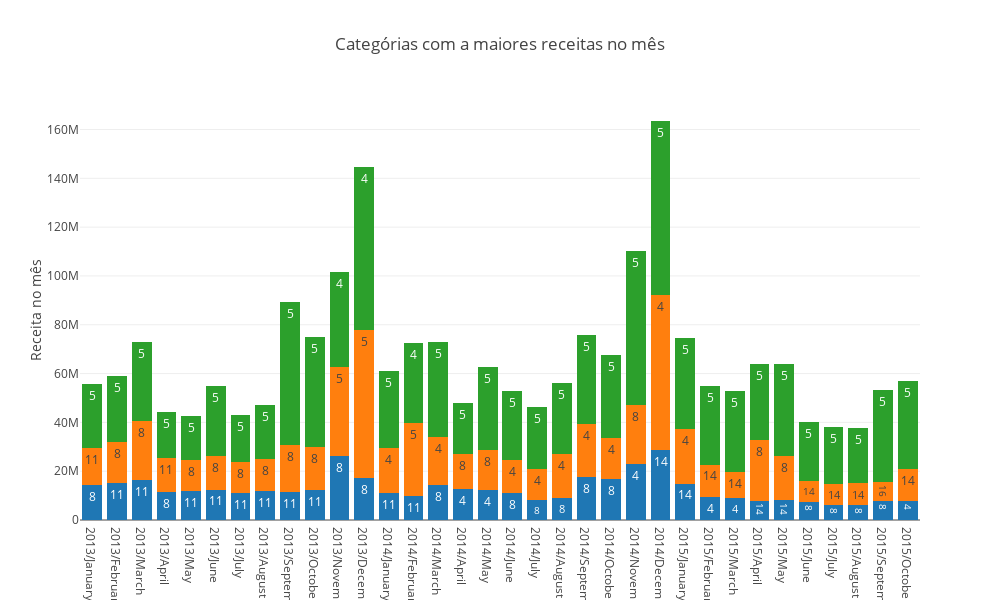

Write notebook code for a chart like this one.
### Code cell
trace = [go.Bar(
                x=date_range,
                y=item_cnt_value[i, :],
                text=category_id[i, :],
                textposition = 'auto', 
                hoverinfo='x+y',
                showlegend=False,

                )
    
        for i in range(n_largest)]

layout = go.Layout( yaxis = dict(title='Receita no mês'),
                    title='Categórias com a maiores receitas no mês',
                    barmode='stack',
                    width=1000,
                    height=600,
                  )

fig = go.Figure(data=trace, layout=layout)

iplot(fig)

### Figure 1 — Plotly figure (JSON) as saved in the notebook; plotly's stock layout.template omitted (floating-point values rounded to 4 significant figures)
{"data": [{"hoverinfo": "x+y", "showlegend": false, "text": [8, 11, 11, 8, 11, 11, 11, 11, 11, 11, 8, 8, 11, 11, 8, 4, 4, 8, 8, 8, 8, 8, 4, 14, 14, 4, 4, 14, 14, 8, 8, 8, 8, 4], "textposition": "auto", "type": "bar", "uid": "0c3209f6-57c5-4ed0-acfb-a45b674c525f", "x": ["2013/January", "2013/February", "2013/March", "2013/April", "2013/May", "2013/June", "2013/July", "2013/August", "2013/September", "2013/October", "2013/November", "2013/December", "2014/January", "2014/February", "2014/March", "2014/April", "2014/May", "2014/June", "2014/July", "2014/August", "2014/September", "2014/October", "2014/November", "2014/December", "2015/January", "2015/February", "2015/March", "2015/April", "2015/May", "2015/June", "2015/July", "2015/August", "2015/September", "2015/October"], "y": [14360000.0, 15050000.0, 16370000.0, 11630000.0, 11760000.0, 12470000.0, 11080000.0, 11700000.0, 11570000.0, 12230000.0, 26250000.0, 17110000.0, 11170000.0, 9935000.0, 14150000.0, 12820000.0, 12150000.0, 10950000.0, 8198000.0, 9097000.0, 17810000.0, 16780000.0, 22760000.0, 28600000.0, 14870000.0, 9499000.0, 8878000.0, 7860000.0, 8031000.0, 7448000.0, 6067000.0, 5945000.0, 7765000.0, 7582299]}, {"hoverinfo": "x+y", "showlegend": false, "text": [11, 8, 8, 11, 8, 8, 8, 8, 8, 8, 5, 5, 4, 5, 4, 8, 8, 4, 4, 4, 4, 4, 8, 4, 4, 14, 14, 8, 8, 14, 14, 14, 16, 14], "textposition": "auto", "type": "bar", "uid": "3c281c2d-8f17-448b-9602-f79a0e873c43", "x": ["2013/January", "2013/February", "2013/March", "2013/April", "2013/May", "2013/June", "2013/July", "2013/August", "2013/September", "2013/October", "2013/November", "2013/December", "2014/January", "2014/February", "2014/March", "2014/April", "2014/May", "2014/June", "2014/July", "2014/August", "2014/September", "2014/October", "2014/November", "2014/December", "2015/January", "2015/February", "2015/March", "2015/April", "2015/May", "2015/June", "2015/July", "2015/August", "2015/September", "2015/October"], "y": [14960000.0, 17070000.0, 24080000.0, 13600000.0, 12710000.0, 13570000.0, 12540000.0, 13360000.0, 19150000.0, 17510000.0, 36380000.0, 60940000.0, 18360000.0, 29880000.0, 19830000.0, 14310000.0, 16380000.0, 13530000.0, 12750000.0, 17830000.0, 21450000.0, 16970000.0, 24190000.0, 63790000.0, 22600000.0, 13160000.0, 10680000.0, 24970000.0, 18100000.0, 8424000.0, 8870000.0, 9064000.0, 7819000.0, 13320000.0]}, {"hoverinfo": "x+y", "showlegend": false, "text": [5, 5, 5, 5, 5, 5, 5, 5, 5, 5, 4, 4, 5, 4, 5, 5, 5, 5, 5, 5, 5, 5, 5, 5, 5, 5, 5, 5, 5, 5, 5, 5, 5, 5], "textposition": "auto", "type": "bar", "uid": "f415ffc2-357d-443a-84f7-0db860226a73", "x": ["2013/January", "2013/February", "2013/March", "2013/April", "2013/May", "2013/June", "2013/July", "2013/August", "2013/September", "2013/October", "2013/November", "2013/December", "2014/January", "2014/February", "2014/March", "2014/April", "2014/May", "2014/June", "2014/July", "2014/August", "2014/September", "2014/October", "2014/November", "2014/December", "2015/January", "2015/February", "2015/March", "2015/April", "2015/May", "2015/June", "2015/July", "2015/August", "2015/September", "2015/October"], "y": [26520000.0, 27030000.0, 32450000.0, 19020000.0, 18350000.0, 28840000.0, 19550000.0, 22230000.0, 58790000.0, 45240000.0, 38980000.0, 66790000.0, 31390000.0, 32670000.0, 39060000.0, 20720000.0, 33980000.0, 28550000.0, 25510000.0, 29220000.0, 36520000.0, 33930000.0, 63320000.0, 71090000.0, 36990000.0, 32340000.0, 33190000.0, 31090000.0, 37630000.0, 24440000.0, 23140000.0, 22800000.0, 37710000.0, 36030000.0]}], "layout": {"barmode": "stack", "height": 600, "title": {"text": "Categórias com a maiores receitas no mês"}, "width": 1000, "yaxis": {"title": {"text": "Receita no mês"}}}}
